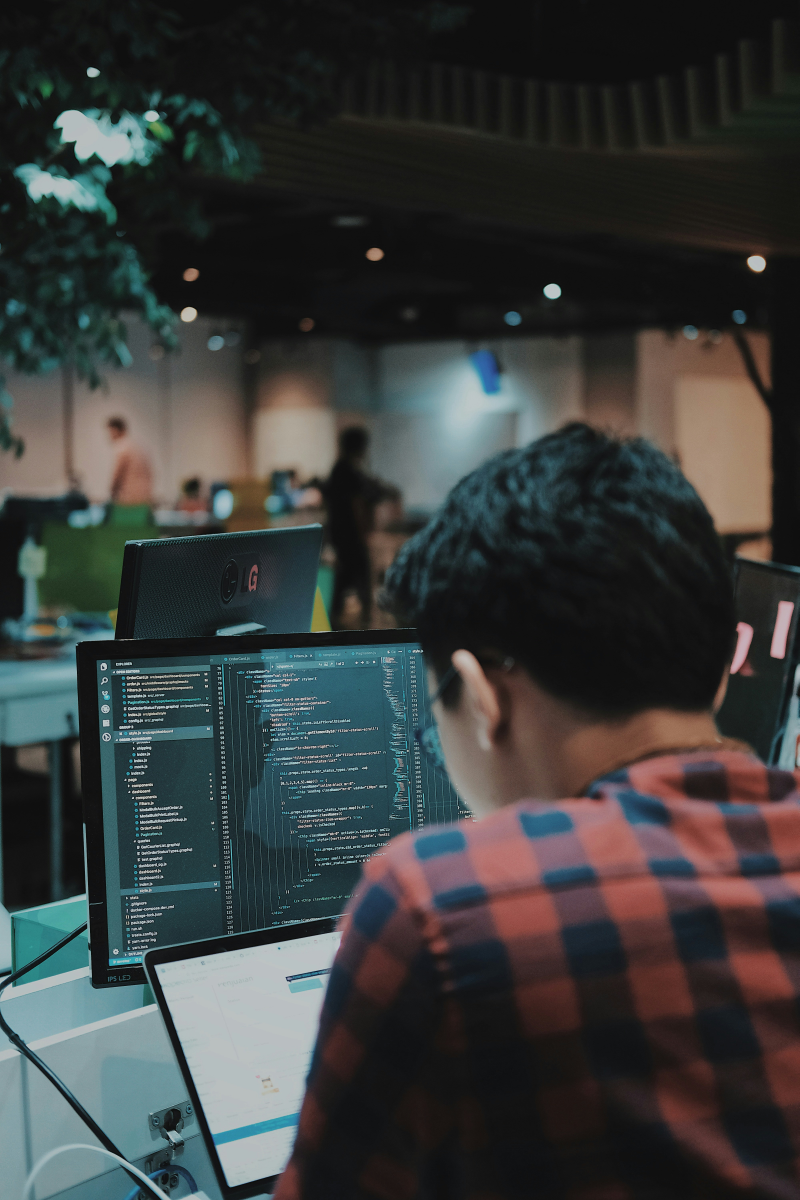
#> input picture images/photo-1549692520-acc6669e2f0c.jpg, 3996 x 6000 px, found by its file name (shown at 1/5 size); its folder holds 5 pictures in this run
$ python multi-processing_example.py
#> lines starting #> are read from the running program, lines starting #| are printed output that depends on the picture
import time
import concurrent.futures
from PIL import Image, ImageFilter
import os


def process_image(img_name):
#> called with img_name = 'photo-1549692520-acc6669e2f0c.jpg'
        src = "C:/Users/elgin/OneDrive/Documents/Personal Projects/multithreading_multiprocessing/images"
        dest = "C:/Users/elgin/OneDrive/Documents/Personal Projects/multithreading_multiprocessing/processed_images"
        img = Image.open(os.path.join(src,img_name))
#> img is the input picture: PIL image 3996x6000 RGB; mean R, G, B 57, 60, 59.4

        img = img.filter(ImageFilter.GaussianBlur(15))
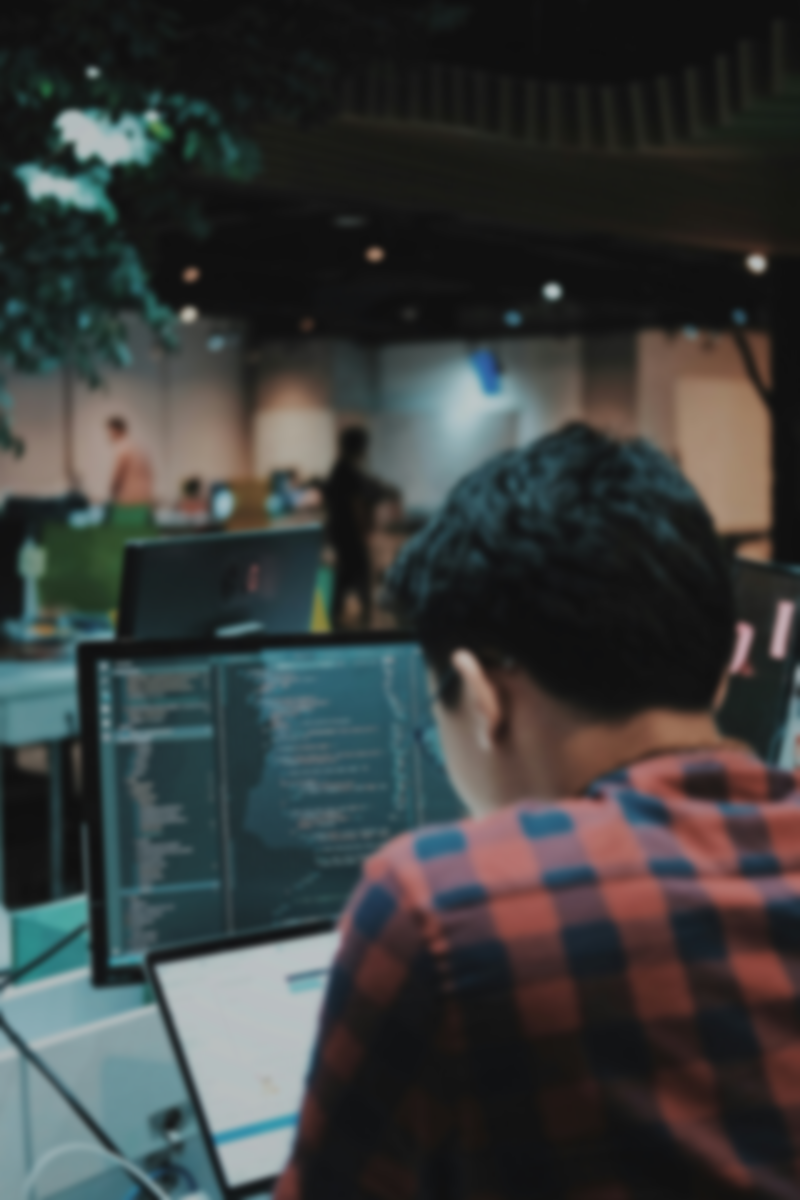
#> img: PIL image 3996x6000 RGB (shown at 1/5 size); mean R, G, B 57, 60, 59.4

        img.thumbnail(size)
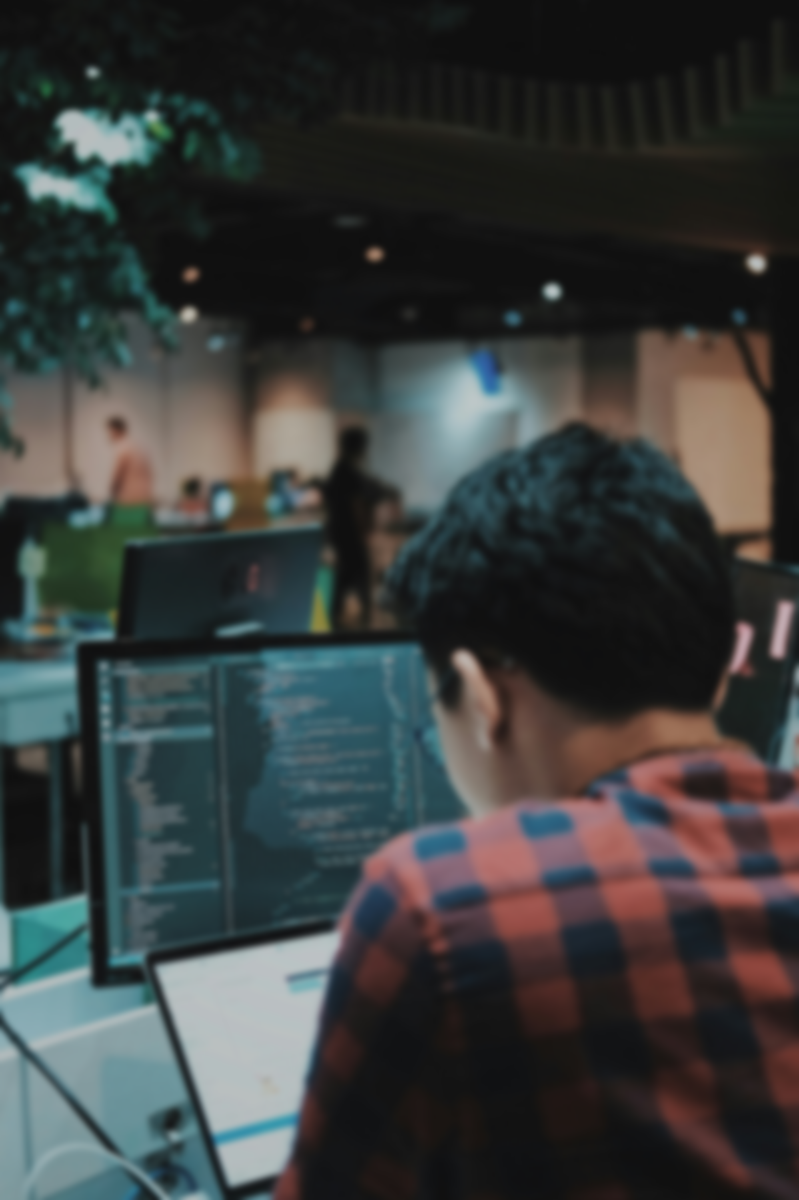
#> img: PIL image 799x1200 RGB; mean R, G, B 57.1, 60.1, 59.4
        img.save(os.path.join(dest, img_name))
        print(f'{img_name} was processed...')

if __name__ == "__main__":

    img_names = [
        # 'image/photo-1516117172878-fd2c41f4a759.jpg',
        # 'image/photo-1532009324734-20a7a5813719.jpg',
        # 'image/photo-1524429656589-6633a470097c.jpg',
        # 'image/photo-1530224264768-7ff8c1789d79.jpg',
        # 'image/photo-1564135624576-c5c88640f235.jpg',
        # 'image/photo-1541698444083-023c97d3f4b6.jpg',
        # 'image/photo-1522364723953-452d3431c267.jpg',
        # 'photo-1513938709626-033611b8cc03.jpg',
        # 'photo-1507143550189-fed454f93097.jpg',
        # 'photo-1493976040374-85c8e12f0c0e.jpg',
        # 'photo-1504198453319-5ce911bafcde.jpg',
        # 'photo-1530122037265-a5f1f91d3b99.jpg',
        # 'photo-1516972810927-80185027ca84.jpg',
        # 'photo-1550439062-609e1531270e.jpg',
        'photo-1549692520-acc6669e2f0c.jpg'
    ]

    t1 = time.perf_counter()

    size = (1200,1200)

    with concurrent.futures.ProcessPoolExecutor() as executor:
        executor.map(process_image, img_names)

    t2 = time.perf_counter()
    print(f'Finished in {round(t2-t1,2)} seconds')
